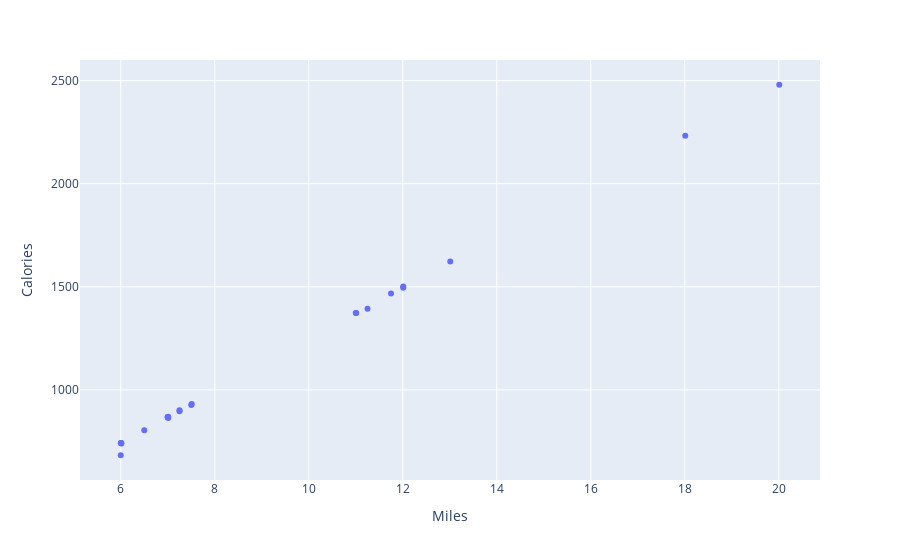

This figure's notebook cell:
### Markdown cell above
**Question 8: Create a code block that performs the following operations: (8 points)**

1. Imports the `running_log.csv` file into a Pandas DataFrame called `running_df`.
2. Creates a scatter plot of miles versus calories with a trendline.
3. Calculate the linear regression results of the running data..

### Code cell
# Scatter plot for Q8.
running_df=pd.read_csv('Resources/running_log.csv')
running_df.head()
px.scatter(running_df, x="Miles", y="Calories")

### Figure 1 — Plotly figure (JSON) as saved in the notebook; plotly's stock layout.template omitted (floating-point values rounded to 4 significant figures)
{"data": [{"hovertemplate": "Miles=%{x}<br>Calories=%{y}<extra></extra>", "legendgroup": "", "marker": {"color": "#636efa", "symbol": "circle"}, "mode": "markers", "name": "", "orientation": "v", "showlegend": false, "type": "scatter", "x": [11, 6, 6.01, 11.01, 7.01, 6.01, 18.01, 7, 6, 11.75, 7.5, 12.01, 7, 20.01, 6.5, 12.01, 7.01, 7, 13.01, 6.01, 7.25, 7.51, 11.25, 7.25], "xaxis": "x", "y": [1373, 683, 741, 1373, 870, 740, 2233, 869, 742, 1467, 927, 1501, 868, 2480, 804, 1495, 864, 867, 1623, 742, 897, 932, 1394, 901], "yaxis": "y"}], "layout": {"legend": {"tracegroupgap": 0}, "margin": {"t": 60}, "xaxis": {"anchor": "y", "domain": [0, 1], "title": {"text": "Miles"}}, "yaxis": {"anchor": "x", "domain": [0, 1], "title": {"text": "Calories"}}}}
